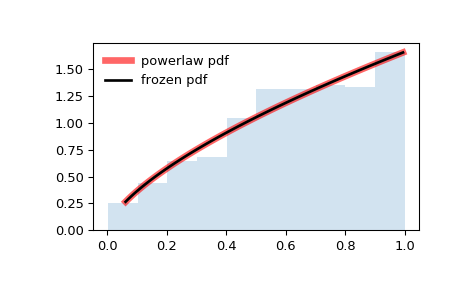

This chart was generated by the following Python code:
from scipy.stats import powerlaw
import matplotlib.pyplot as plt
fig, ax = plt.subplots(1, 1)

# Calculate a few first moments:

a = 1.66
mean, var, skew, kurt = powerlaw.stats(a, moments='mvsk')

# Display the probability density function (``pdf``):

x = np.linspace(powerlaw.ppf(0.01, a),
                powerlaw.ppf(0.99, a), 100)
ax.plot(x, powerlaw.pdf(x, a),
       'r-', lw=5, alpha=0.6, label='powerlaw pdf')

# Alternatively, the distribution object can be called (as a function)
# to fix the shape, location and scale parameters. This returns a "frozen"
# RV object holding the given parameters fixed.

# Freeze the distribution and display the frozen ``pdf``:

rv = powerlaw(a)
ax.plot(x, rv.pdf(x), 'k-', lw=2, label='frozen pdf')

# Check accuracy of ``cdf`` and ``ppf``:

vals = powerlaw.ppf([0.001, 0.5, 0.999], a)
np.allclose([0.001, 0.5, 0.999], powerlaw.cdf(vals, a))
# True

# Generate random numbers:

r = powerlaw.rvs(a, size=1000)

# And compare the histogram:

ax.hist(r, density=True, histtype='stepfilled', alpha=0.2)
ax.legend(loc='best', frameon=False)
plt.show()
